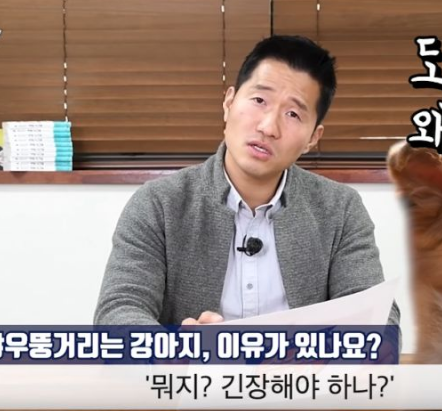
#> input picture Detection Algorithm/Test Image/face2.png, 447 x 411 px
$ python '1.1 CheckSeat.py'
#> lines starting #> are read from the running program, lines starting #| are printed output that depends on the picture; after the words box and inside, x2 and y2 are one past the last pixel; in counts of white or black regions, pixels touching at a corner belong together
import numpy as np
import cv2
from matplotlib import pyplot as plt

face_cascade = cv2.CascadeClassifier('../Setting File/haarcascade_frontalface_default.xml')

image = cv2.imread('../Test Image/face2.png')
#> image is the input picture: shape (411, 447, 3); mean B, G, R 134.4, 141.3, 158.4

grayImage = cv2.cvtColor(image, cv2.COLOR_BGR2GRAY)
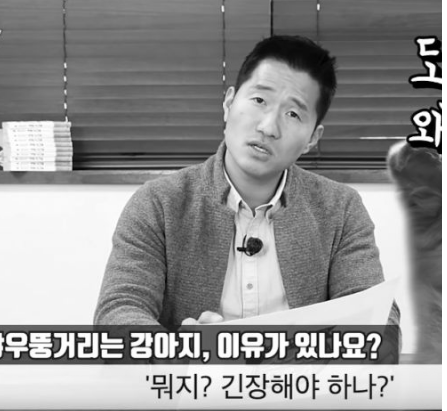
#> grayImage: shape (411, 447); min 0, max 255, mean 145.6

# plt.figure(figsize=(12, 8))
# plt.imshow(grayImage, cmap='gray')
# plt.xticks([]), plt.yticks([])

faces = face_cascade.detectMultiScale(grayImage, 1.03, 5)
#> faces = [[106, 246, 58, 58], [218, 57, 116, 116]]

numberOfFace = str(faces.shape[0])
#> numberOfFace = '2'

# print(faces.shape)
# print("Number of faces detected: " + str(numberOfFace))

if numberOfFace == "1":
    print("The student is sitting in his/her seat.")

for (x, y, w, h) in faces:
    cv2.rectangle(image, (x, y), (x+w, y+h), (0, 255, 0), 2)
#> this loop made 2 passes
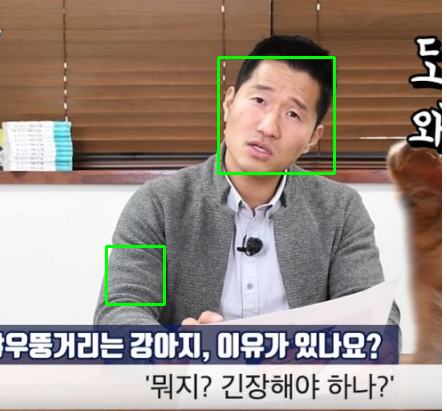
#> image: shape (411, 447, 3); 1.13% of pixels changed, all inside (x1, y1, x2, y2) = (105, 56, 336, 306)

cv2.rectangle(image, ((0, image.shape[0] - 25)), (270, image.shape[0]), (255, 255, 255), -1);
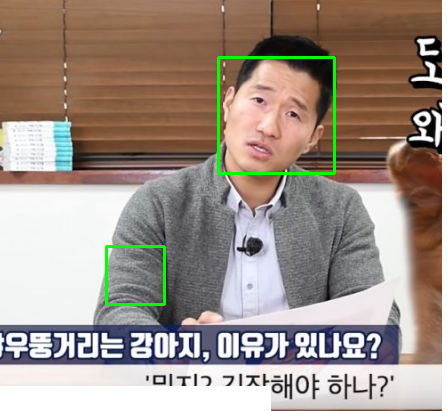
#> image: shape (411, 447, 3); 3.69% of pixels changed, all inside (x1, y1, x2, y2) = (0, 386, 271, 411)
# cv2.putText(image, "Test", (0, image.shape[0] - 10), cv2.FONT_HERSHEY_TRIPLEX, 0.5,  (0, 0, 0), 1);

plt.figure(figsize=(12, 12))
plt.imshow(image, cmap='gray')
plt.xticks([]), plt.yticks([])
plt.show()

$ run again, with Detection Algorithm/Test Image/face1.png copied over Detection Algorithm/Test Image/face2.png
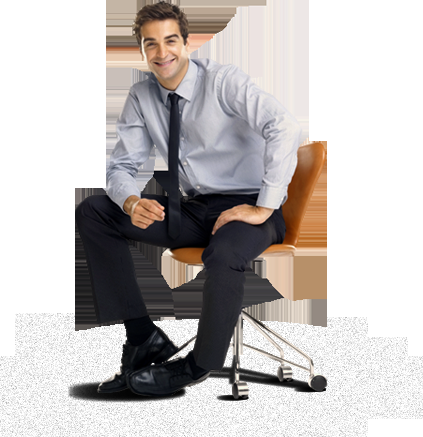
#> input picture Detection Algorithm/Test Image/face1.png, 423 x 437 px
#> image is the input picture: shape (437, 423, 3); mean B, G, R 188.2, 189.9, 194.4
#> faces = [[133, 19, 58, 58]]
#> the loop `for (x, y, w, h) in faces:` made 1 pass
#> after the loop `for (x, y, w, h) in faces:`:
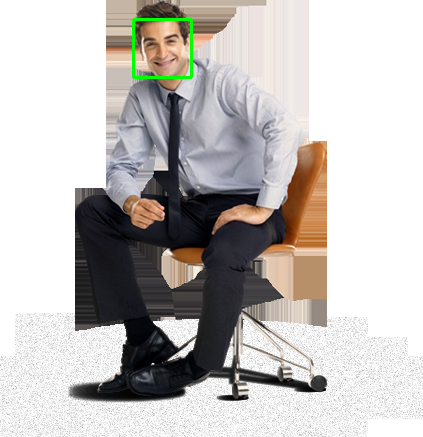
#> image: shape (437, 423, 3); 0.37% of pixels changed, all inside (x1, y1, x2, y2) = (132, 18, 193, 79)
#> `cv2.rectangle(image, ((0, image.shape[0] - 25)), (270, image.shape[0])..`:
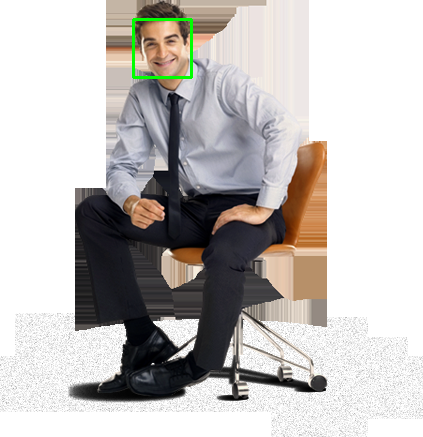
#> image: shape (437, 423, 3); 2.84% of pixels changed, all inside (x1, y1, x2, y2) = (0, 412, 271, 437)

$ run again, with Detection Algorithm/Test Image/face3.png copied over Detection Algorithm/Test Image/face2.png
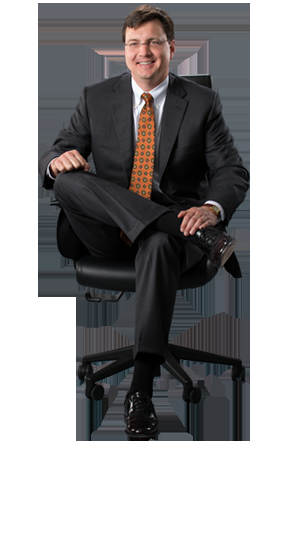
#> input picture Detection Algorithm/Test Image/face3.png, 300 x 559 px
#> image is the input picture: shape (559, 300, 3); mean B, G, R 154.6, 153.7, 154.7
#> `grayImage = cv2.cvtColor(image, cv2.COLOR_BGR2GRAY)`:
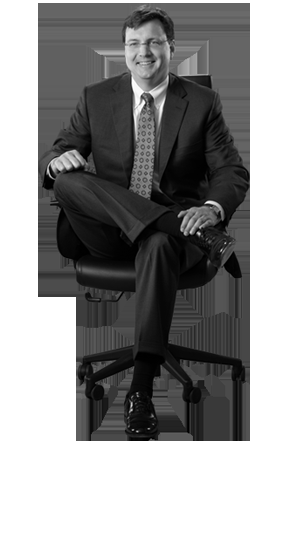
#> grayImage: shape (559, 300); min 0, max 255, mean 154.1
#> faces = [[130, 81, 44, 44], [118, 21, 55, 55], [30, 178, 237, 237]]
#> the loop `for (x, y, w, h) in faces:` made 3 passes
#> after the loop `for (x, y, w, h) in faces:`:
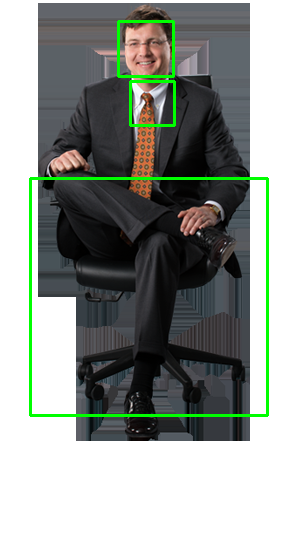
#> image: shape (559, 300, 3); 2.4% of pixels changed, all inside (x1, y1, x2, y2) = (29, 20, 269, 417)

$ run again, with Detection Algorithm/Test Image/face4.png copied over Detection Algorithm/Test Image/face2.png
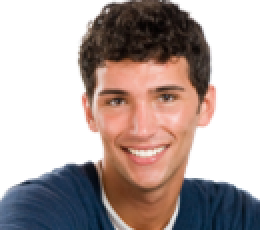
#> input picture Detection Algorithm/Test Image/face4.png, 130 x 115 px (shown 2 times larger)
#> image is the input picture: shape (115, 130, 3); mean B, G, R 161.5, 164.7, 179
#> `grayImage = cv2.cvtColor(image, cv2.COLOR_BGR2GRAY)`:
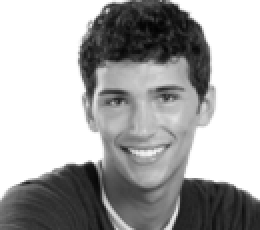
#> grayImage: shape (115, 130) (shown 2 times larger); min 2, max 255, mean 168.6
#> faces = [[38, 24, 65, 65]]
#> the loop `for (x, y, w, h) in faces:` made 1 pass
#> `cv2.rectangle(image, ((0, image.shape[0] - 25)), (270, image.shape[0])..`:
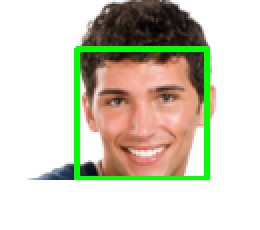
#> image: shape (115, 130, 3) (shown 2 times larger); mean B, G, R 191.6, 208.6, 210.1
